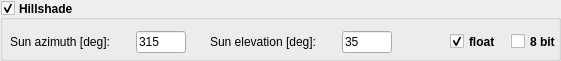
    <widget class="QGroupBox" name="group_hillshade">
     <property name="geometry">
      <rect>
       <x>70</x>
       <y>30</y>
       <width>561</width>
       <height>61</height>
      </rect>
     </property>
     <property name="sizePolicy">
      <sizepolicy hsizetype="MinimumExpanding" vsizetype="MinimumExpanding">
       <horstretch>0</horstretch>
       <verstretch>0</verstretch>
      </sizepolicy>
     </property>
     <property name="minimumSize">
      <size>
       <width>0</width>
       <height>0</height>
      </size>
     </property>
     <property name="maximumSize">
      <size>
       <width>16777215</width>
       <height>75</height>
      </size>
     </property>
     <property name="font">
      <font>
       <weight>75</weight>
       <bold>true</bold>
      </font>
     </property>
     <property name="acceptDrops">
      <bool>false</bool>
     </property>
     <property name="accessibleDescription">
      <string>hillshading</string>
     </property>
     <property name="autoFillBackground">
      <bool>false</bool>
     </property>
     <property name="title">
      <string>Hillshade</string>
     </property>
     <property name="alignment">
      <set>Qt::AlignLeading|Qt::AlignLeft|Qt::AlignVCenter</set>
     </property>
     <property name="flat">
      <bool>false</bool>
     </property>
     <property name="checkable">
      <bool>true</bool>
     </property>
     <property name="checked">
      <bool>true</bool>
     </property>
     <widget class="QWidget" name="layoutWidget_43">
      <property name="geometry">
       <rect>
        <x>10</x>
        <y>30</y>
        <width>176</width>
        <height>24</height>
       </rect>
      </property>
      <property name="sizePolicy">
       <sizepolicy hsizetype="MinimumExpanding" vsizetype="MinimumExpanding">
        <horstretch>0</horstretch>
        <verstretch>0</verstretch>
       </sizepolicy>
      </property>
      <layout class="QHBoxLayout" name="horizontalLayout_49">
       <item>
        <widget class="QLabel" name="label_49">
         <property name="sizePolicy">
          <sizepolicy hsizetype="MinimumExpanding" vsizetype="MinimumExpanding">
           <horstretch>0</horstretch>
           <verstretch>0</verstretch>
          </sizepolicy>
         </property>
         <property name="font">
          <font>
           <weight>50</weight>
           <bold>false</bold>
          </font>
         </property>
         <property name="text">
          <string>Sun azimuth [deg]:</string>
         </property>
        </widget>
       </item>
       <item>
        <widget class="QLineEdit" name="line_hs_sun_azi">
         <property name="sizePolicy">
          <sizepolicy hsizetype="MinimumExpanding" vsizetype="MinimumExpanding">
           <horstretch>0</horstretch>
           <verstretch>0</verstretch>
          </sizepolicy>
         </property>
         <property name="minimumSize">
          <size>
           <width>0</width>
           <height>0</height>
          </size>
         </property>
         <property name="maximumSize">
          <size>
           <width>50</width>
           <height>22</height>
          </size>
         </property>
         <property name="font">
          <font>
           <weight>50</weight>
           <bold>false</bold>
          </font>
         </property>
         <property name="accessibleDescription">
          <string>sun_azimuth</string>
         </property>
         <property name="inputMask">
          <string>009</string>
         </property>
         <property name="text">
          <string>315</string>
         </property>
         <property name="maxLength">
          <number>3</number>
         </property>
         <property name="frame">
          <bool>true</bool>
         </property>
         <property name="placeholderText">
          <string>315</string>
         </property>
         <property name="clearButtonEnabled">
          <bool>false</bool>
         </property>
        </widget>
       </item>
      </layout>
     </widget>
     <widget class="QWidget" name="layoutWidget_42">
      <property name="geometry">
       <rect>
        <x>210</x>
        <y>30</y>
        <width>182</width>
        <height>24</height>
       </rect>
      </property>
      <property name="sizePolicy">
       <sizepolicy hsizetype="MinimumExpanding" vsizetype="MinimumExpanding">
        <horstretch>0</horstretch>
        <verstretch>0</verstretch>
       </sizepolicy>
      </property>
      <layout class="QHBoxLayout" name="horizontalLayout_48">
       <item>
        <widget class="QLabel" name="label_48">
         <property name="sizePolicy">
          <sizepolicy hsizetype="MinimumExpanding" vsizetype="MinimumExpanding">
           <horstretch>0</horstretch>
           <verstretch>0</verstretch>
          </sizepolicy>
         </property>
         <property name="font">
          <font>
           <weight>50</weight>
           <bold>false</bold>
          </font>
         </property>
         <property name="text">
          <string>Sun elevation [deg]:</string>
         </property>
        </widget>
       </item>
       <item>
        <widget class="QLineEdit" name="line_hs_sun_el">
         <property name="sizePolicy">
          <sizepolicy hsizetype="MinimumExpanding" vsizetype="MinimumExpanding">
           <horstretch>0</horstretch>
           <verstretch>0</verstretch>
          </sizepolicy>
         </property>
         <property name="minimumSize">
          <size>
           <width>0</width>
           <height>0</height>
          </size>
         </property>
         <property name="maximumSize">
          <size>
           <width>50</width>
           <height>22</height>
          </size>
         </property>
         <property name="font">
          <font>
           <weight>50</weight>
           <bold>false</bold>
          </font>
         </property>
         <property name="accessibleDescription">
          <string>sun_elevation</string>
         </property>
         <property name="inputMask">
          <string>009</string>
         </property>
         <property name="text">
          <string>35</string>
         </property>
         <property name="maxLength">
          <number>3</number>
         </property>
         <property name="frame">
          <bool>true</bool>
         </property>
         <property name="placeholderText">
          <string>315</string>
         </property>
         <property name="clearButtonEnabled">
          <bool>false</bool>
         </property>
        </widget>
       </item>
      </layout>
     </widget>
     <widget class="QWidget" name="horizontalLayoutWidget_5">
      <property name="geometry">
       <rect>
        <x>450</x>
        <y>30</y>
        <width>115</width>
        <height>23</height>
       </rect>
      </property>
      <property name="sizePolicy">
       <sizepolicy hsizetype="MinimumExpanding" vsizetype="MinimumExpanding">
        <horstretch>0</horstretch>
        <verstretch>0</verstretch>
       </sizepolicy>
      </property>
      <layout class="QHBoxLayout" name="horizontalLayout_3">
       <item>
        <widget class="QCheckBox" name="check_hs_float">
         <property name="sizePolicy">
          <sizepolicy hsizetype="MinimumExpanding" vsizetype="MinimumExpanding">
           <horstretch>0</horstretch>
           <verstretch>0</verstretch>
          </sizepolicy>
         </property>
         <property name="text">
          <string>float</string>
         </property>
         <property name="checked">
          <bool>true</bool>
         </property>
        </widget>
       </item>
       <item>
        <widget class="QCheckBox" name="check_hs_8bit">
         <property name="sizePolicy">
          <sizepolicy hsizetype="MinimumExpanding" vsizetype="MinimumExpanding">
           <horstretch>0</horstretch>
           <verstretch>0</verstretch>
          </sizepolicy>
         </property>
         <property name="text">
          <string>8 bit</string>
         </property>
        </widget>
       </item>
      </layout>
     </widget>
    </widget>
